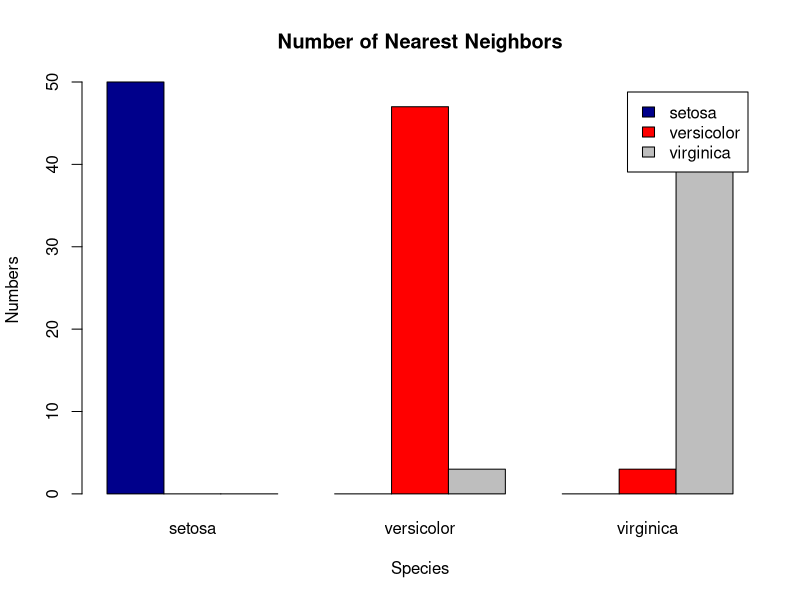
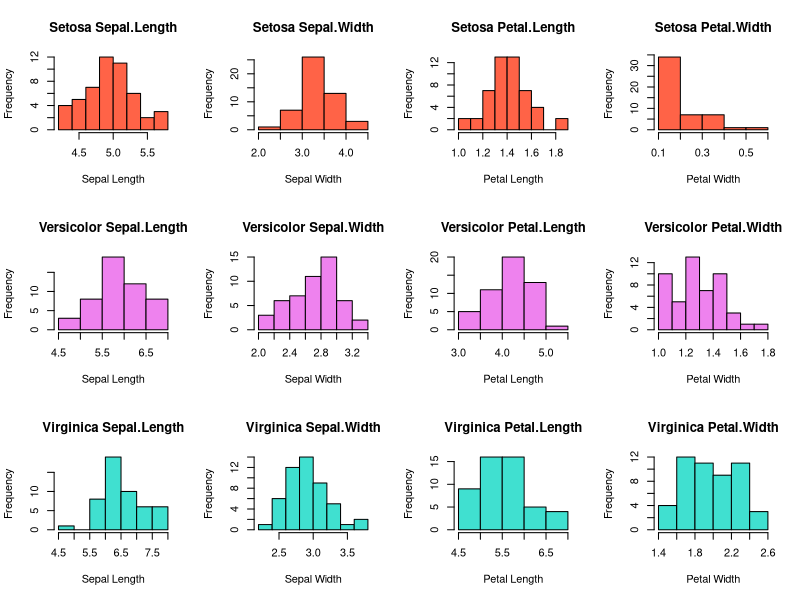

The R source for these figures, in order:
# Group members (Name, Student ID, E-Mail):
# 1. Baldomero Valdez,  Valenzuela, 2905175, baldmer.w@gmail.com
# 2. Omar Trinidad Gutierrez Mendez, 2850441, omar.vpa@gmail.com
# 3. Shinho Kang, 2890169, wis.shinho.kang@gmail.com

# size for testing: default 150
size = 150

# -----------------------------------------------------------------------------
# assignment a
# Implemented in two ways - using dist(), and using self-created function
# RESULT: results of both ways are exactly same.

# function for calculating Euclidean Distance
euclidean_distance <- function(p, q) {
    ed = 0
    for (i in 1:4) {
        ed <- ed + (p[,i] - q[,i]) ^ 2
    }
    ed <- sqrt(ed)
    return(ed)
}

data(iris) #load iris data
iris2 <- iris[-5] # delete column 5 with string
# compute distances using dist() function
distances <- as.matrix(dist(head(iris2, size)))
# print(distances)

# compute distances using self-created function
distances2 <- matrix(nrow=size, ncol=size)
for (p in 1:size) {
  for (q in 1:size) {
    row_p = iris2[p,]
    row_q = iris2[q,]
    distances2[p, q] <- euclidean_distance(row_p, row_q)
  }
}
# print(distances2)

# -----------------------------------------------------------------------------
# assignment b
# data frame

Flower = c()
Species = c()
Nearest.neighbor = c()
NN.species = c()

for (i in 1:size) {
    Flower[i] <- i
    Species[i] <- levels(iris$Species)[iris[i, 5]] # convert the factor to string

    # find the nearest neighbor using sort
    line = distances2[i,]
    nn = sort(line)[2] # first one is itself, so choose 2
    index_nn = which(line == nn)
    Nearest.neighbor[i] <- index_nn
    NN.species[i] <- levels(iris$Species)[iris[index_nn, 5]]
}

data_frame = data.frame(Flower, Species, Nearest.neighbor, NN.species)
#print(data_frame)
write.csv(data_frame, file = "EX_B_distance.csv")

# -----------------------------------------------------------------------------
# assignment c
cc = table ( data_frame$Species, data_frame$NN.species ) [,]
write.csv(cc, file = "EX_C_distance_3x3.csv")

# -----------------------------------------------------------------------------
# assignment d
# print (cc)
par(mfrow=c())
barplot(cc, main="Number of Nearest Neighbors", xlab="Species", ylab="Numbers", col=c("darkblue", "red", "gray"), legend = rownames(cc), beside=TRUE)



# -----------------------------------------------------------------------------
# assignment e. histograms

par(mfrow=c(3, 4))

# setosa

setosa <- iris[iris$Species == 'setosa',]

hist(setosa$Sepal.Length, col="Tomato", main="Setosa Sepal.Length", xlab="Sepal Length")
hist(setosa$Sepal.Width, col="Tomato", main="Setosa Sepal.Width", xlab="Sepal Width")
hist(setosa$Petal.Length, col="Tomato", main="Setosa Petal.Length", xlab="Petal Length")
hist(setosa$Petal.Width, col="Tomato", main="Setosa Petal.Width", xlab="Petal Width")

# versicolor

versicolor <- iris[iris$Species == 'versicolor',]

hist(versicolor$Sepal.Length, col="Violet", main="Versicolor Sepal.Length", xlab="Sepal Length")
hist(versicolor$Sepal.Width, col="Violet", main="Versicolor Sepal.Width", xlab="Sepal Width")
hist(versicolor$Petal.Length, col="Violet", main="Versicolor Petal.Length", xlab="Petal Length")
hist(versicolor$Petal.Width, col="Violet", main="Versicolor Petal.Width", xlab="Petal Width")

# virginica

virginica <- iris[iris$Species == 'virginica',]

hist(virginica$Sepal.Length, col="Turquoise", main="Virginica Sepal.Length", xlab="Sepal Length")
hist(virginica$Sepal.Width, col="Turquoise", main="Virginica Sepal.Width", xlab="Sepal Width")
hist(virginica$Petal.Length, col="Turquoise", main="Virginica Petal.Length", xlab="Petal Length")
hist(virginica$Petal.Width, col="Turquoise", main="Virginica Petal.Width", xlab="Petal Width")

# -----------------------------------------------------------------------------
# assignment f.

# A histogram visualizes a distribution of numerical data. The y-axis shows how
# frequently the values on the x-axis occur in the data, the bars represent
# ranges of values on the x-axis.
#
# ---
#
#   Figures description
#
# ---
#
#   Setosa Sepal.Length
#
# It is observed that the higher frequencies are defined between the range of 4.5 - 5.5,
# having a maximum frequency approximately of 15 units.
#
#   Versicolor Sepal.Length
#
# This figure shows a maximum frequency of approximately 20 units for Sepal lengths between
# the range 5.5. and 6.0.
#
#   Virginica Sepal.Length
#
# Higher frequencies are defined between the range of 6.0 - 6.5, with a frequency of approximately
# of 20 units. There is an evenly distribution for values between the range of 7.0 - 8.0,
# furthermore there are no Sepals with lengths in a range of 5.0 - 5.5.
#
# ---
#
#   Setosa Sepal.Width
#
# The frequency reach its maximum of approximately 25 units for values defined between the range 3.0 - 3.5
# and its minimum between 2.0 - 2.5.
#
#   Versicolor Sepal.Width
#
# Increasing distribution of frequencies is observed between the range 2.0 - 3.0, reaching a maximum
# of approximately 15 units between the range 2.8 - 3.0.
#
#   Virginica Sepal.Width
#
# This figure shows a maximum frequencies of approximately 15 units for widths between 2.5 and 3.0.
#
# ----
#
#   Setosa Petal.Length
#
# An evenly minimal distribution of frequencies is observed for lengths between the range 1.0 - 1.2
# and greater than 1.8, the frequencies reach its maximum at a length of around
# 1.4 with approximately 15 units.
#
#   Versicolor Petal.Length
#
# It is observed that the maximum frequency is reached between the range of 4.0 - 4.5 with a frequency
# of a approximately 20 units, whereas the minimum length is between 5.0 - 5.5 with a a frequency of 1 unit.
#
#   Virginica Petal.Length
#
# One can observe that the maximum frequency is evenly distributed for ranges 5.0 - 5.5 and 5.5 - 6.0 with
# a maximum frequency of approximately 15 units.
#
# ---
#
#   Setosa Petal.Width
#
# Most of the values of petal width are defined at its very minimum between the range 0.1 - 0.2 with
# a frequency of approximately 35 units, the minimum is defined between the range 0.4 - 0.6.
#
#   Versicolor Petal.Width
#
# The minimum frequency is defined between the range 1.6 - 1.8, whereas the maximum is defined
# for widths of 1.2 or 1.3 with a frequency of approximately 15 units.
#
#   Virginica Petal.Width
#
# Most of the frequencies are almost evenly distributed between the range 1.6 - 2.4, reaching their
# maximum between the range 1.6 - 1.8.
#
# ---
#
#   General Comparison
#
# Among the three groups of species, Virginica has the higher Sepal lengths frequency for values
# between 6.0 ??? 6.5 and Satosa has the maximum Sepal widths for values between 3.0 and 3.5.
#
# On the other side, Setosa specie presents the minimum Petal lengths with values between 1.0 - 1.8,
# on the contrary, Virginica has the maximum petal lengths between the range 5.0 -  6.0. It is clear
# to notice that species of type Setosa have the minimum widths of Petals.
